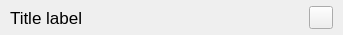
<?xml version="1.0" encoding="UTF-8"?>
<ui version="4.0">
 <class>color_value</class>
 <widget class="CardWidget" name="color_value">
  <property name="geometry">
   <rect>
    <x>0</x>
    <y>0</y>
    <width>343</width>
    <height>35</height>
   </rect>
  </property>
  <property name="windowTitle">
   <string>Form</string>
  </property>
  <layout class="QHBoxLayout" name="horizontalLayout">
   <property name="spacing">
    <number>10</number>
   </property>
   <property name="leftMargin">
    <number>10</number>
   </property>
   <property name="topMargin">
    <number>1</number>
   </property>
   <property name="rightMargin">
    <number>10</number>
   </property>
   <property name="bottomMargin">
    <number>1</number>
   </property>
   <item>
    <widget class="TitleLabel" name="tittle">
     <property name="font">
      <font>
       <family>Segoe UI</family>
       <pointsize>13</pointsize>
       <bold>false</bold>
      </font>
     </property>
     <property name="text">
      <string>Title label</string>
     </property>
    </widget>
   </item>
   <item>
    <widget class="Color_Picker_Button" name="value">
     <property name="text">
      <string/>
     </property>
    </widget>
   </item>
  </layout>
 </widget>
 <customwidgets>
  <customwidget>
   <class>CardWidget</class>
   <extends>QFrame</extends>
   <header>qfluentwidgets</header>
   <container>1</container>
  </customwidget>
  <customwidget>
   <class>TitleLabel</class>
   <extends>QLabel</extends>
   <header>qfluentwidgets</header>
  </customwidget>
  <customwidget>
   <class>Color_Picker_Button</class>
   <extends>QToolButton</extends>
   <header location="global">atklip.gui_components.components._pushbutton</header>
  </customwidget>
 </customwidgets>
 <resources/>
 <connections/>
</ui>
